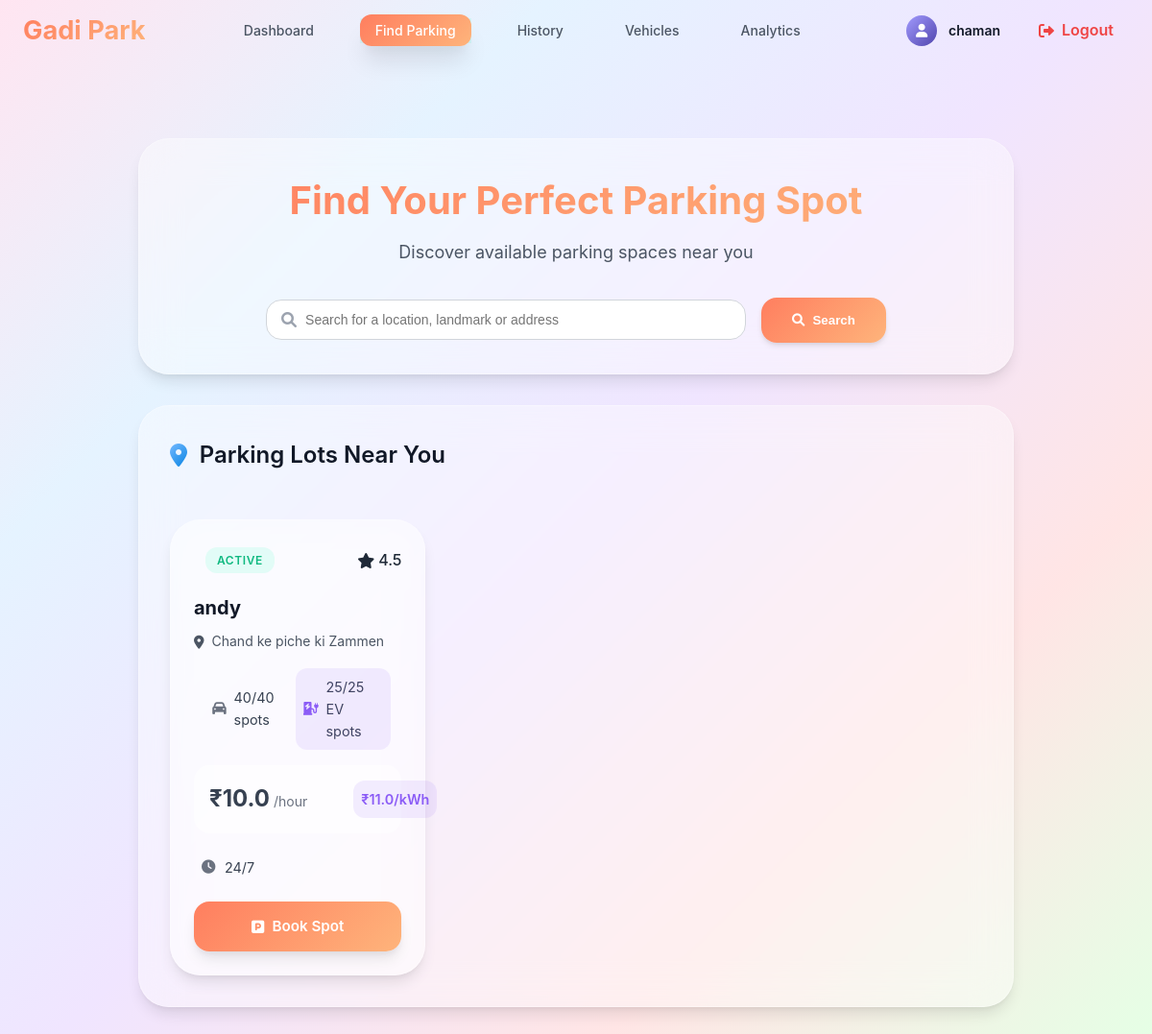
/find_parking (signed in), run on an earlier commit of the app's database.
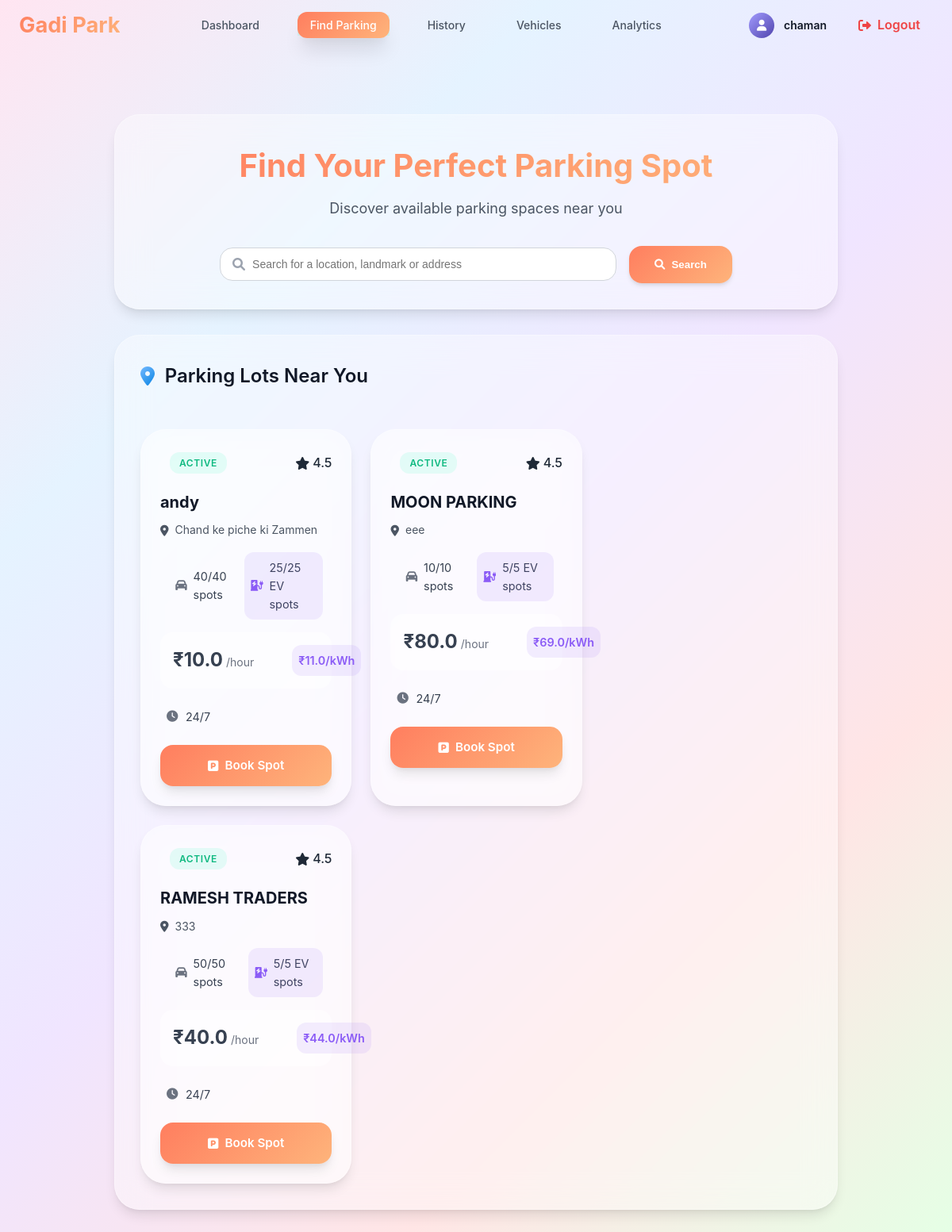
And on a later commit of the database.
### models/user.py (models this page shows, shortened)
class User(db.Model):
    __tablename__ = 'users'
    id=db.Column(db.Integer,primary_key=True)
    username=db.Column(db.String(80),unique=True,nullable=False)
    password_hash=db.Column(db.String(128),nullable=False)
    full_name=db.Column(db.String(80),nullable=True)
    is_admin=db.Column(db.Boolean,default=False)
    wallet_balance=db.Column(db.Float,default=0.00)
    total_parkings=db.Column(db.Integer,default=0)
    total_spendings=db.Column(db.Float,default=0)
    registration_date=db.Column(db.DateTime,default=db.func.current_timestamp())

### models/parking_lot.py (models this page shows, shortened)
class ParkingLot(db.Model):
    __tablename__ = 'parking_lots'
    id = db.Column(db.Integer, primary_key=True)
    name= db.Column(db.String(80), unique=True, nullable=False)
    address = db.Column(db.String(200), nullable=False)
    pincode = db.Column(db.String(10), nullable=False)
    hourly_rate = db.Column(db.Float, nullable=False)
    total_spots = db.Column(db.Integer, nullable=False)
    occupied_regular_spots = db.Column(db.Integer, default=0)
    occupied_ev_spots = db.Column(db.Integer, default=0)
    ev_spots = db.Column(db.Integer, default=0)
    ev_charging_rate = db.Column(db.Float, nullable=True)
    opening_time = db.Column(db.String(10), nullable=True)
    closing_time = db.Column(db.String(10), nullable=True)
    is_24_hours = db.Column(db.Boolean, default=False)
    description = db.Column(db.String(200), nullable=True)

### routes/user.py (the view)
@user_bp.route('/find_parking',methods=['POST','GET'])
@login_required
@user_required
def find_parking():
    user=User.query.get(session.get('user_id'))
    vehicles=Vehicle.query.filter_by(user_id=user.id)
    lots=ParkingLot.query.all()
    lot_id=request.args.get('lot_id')
    current_booking_time= request.args.get('current_booking_time')
    current_booking_date= request.args.get('current_booking_date')
    is_booked_by_user=Booking.query.filter_by(user_id=user.id).first()
    if is_booked_by_user:
        flash('You have any active bookings.', 'error')
        return redirect(url_for('user.user_dashboard'))
    lot = None
    if request.method == 'GET' and lot_id:
        lot = ParkingLot.query.filter_by(id=lot_id).first()
    return render_template('find_parking.html',lots=lots,lot=lot,vehicles=vehicles,current_booking_time=current_booking_time,current_booking_date=current_booking_date,user=user)

### Templates/find_parking.html (shortened to what this page needs)
{% extends "base.html" %}
{% block style %}
<link rel="stylesheet" href="{{url_for('static',filename='css/base.css')}}">
<link rel="stylesheet" href="{{url_for('static',filename='css/find_parking.css')}}">
<link rel="stylesheet" href="{{url_for('static',filename='css/modal.css')}}">
<link rel="stylesheet" href="https://cdnjs.cloudflare.com/ajax/libs/font-awesome/6.0.0/css/all.min.css">
{% endblock %}
{% block content %}
{% include "user_navbar.html" %}
<div class="user-main-content">
    <div class="search-section bg">
        <div class="search-header">
            <h1>Find Your Perfect Parking Spot</h1>
            <p>Discover available parking spaces near you</p>
        </div>
        <form action="" class="search-form">
            <div class="search-container" id="search-container">
                <div class="search-box">
                    <i class="fas fa-search"></i>
                    <input type="search" placeholder="Search for a location, landmark or address" class="search-input">
                </div>
                <button type="submit" class="search-btn">
                    <i class="fas fa-search"></i>
                    Search
                </button>
            </div>
        </form>
    </div>
    <div class="parking-lots-section bg" style="padding: 2rem;">
        <div class="parking-header" >
            <h2>
                <i class="fas fa-map-marker-alt"></i>
                Parking Lots Near You
            </h2>
        </div>
        <div class="parking-lots-card-container">
            {% for lot in lots %}
            <div class="parking-lot-card bg" id="parking-lot-card" >
                <div class="card-header">
                    <div class="lot-status">
                        {% if lot.total_spots + lot.ev_spots == lot.occupied_regular_spots + lot.occupied_ev_spots %}
                            <div class="full lot-status">
                                Full
                            </div>
                        {% else %}
                            <div class="active lot-status">
                                Active
                            </div>
                        {% endif %}
                    </div>
                    <div class="lot-rating">
                        <i class="fas fa-star"></i>
                        <span>4.5</span>
                    </div>
                </div>
                <div class="card-content">
                    <h3 class="lot-name">{{ lot.name }}</h3>
                    <p class="lot-address">
                        <i class="fas fa-map-marker-alt"></i>
                        {{ lot.address }}
                    </p>
                    <div class="lot-features">
                        <div class="feature">
                            <i class="fas fa-car"></i>
                            <span>{{ lot.total_spots - lot.occupied_regular_spots }}/{{ lot.total_spots }} spots</span>
                        </div>
                        {% if lot.ev_spots > 0 %}
                        <div class="feature ev">
                            <i class="fas fa-charging-station"></i>
                            <span>{{ lot.ev_spots - lot.occupied_ev_spots }}/{{ lot.ev_spots }} EV spots</span>
                        </div>
                        {% endif %}
                    </div>
                    <div class="pricing-info">
                        <div class="price-main">
                            <span class="price">₹{{ lot.hourly_rate }}</span>
                            <span class="price-unit">/hour</span>
                        </div>
                        {% if lot.ev_spots > 0 %}
                        <div class="price-ev">
                            <span class="ev-price">₹{{ lot.ev_charging_rate }}/kWh</span>
                        </div>
                        {% endif %}
                    </div>
                    <div class="feature">
                        <i class="fas fa-clock"></i>
                        <span>
                            {% if lot.is_24_hours %}
                                24/7
                            {% else %}
                                {{ lot.opening_time }} - {{ lot.closing_time }}
                            {% endif %}
                        </span>
                    </div>
                </div>
                <div class="card-actions">
                    {% if lot.total_spots + lot.ev_spots == lot.occupied_regular_spots + lot.occupied_ev_spots %}
                    {%else%}
                    <a href="{{ url_for('booking.booking', lot_id=lot.id) }}" class="book-spot-btn btn-style">
                        <i class="fas fa-parking"></i>
                        Book Spot
                    </a>
                    {%endif%}
                </div>
            </div>
            {% endfor %}
            </div>
        </div>
    </div>
{% endblock %}

### Templates/base.html (shortened to what this page needs)
<!DOCTYPE html>
<html lang="en">
<head>
    <link rel="stylesheet" href="https://cdnjs.cloudflare.com/ajax/libs/font-awesome/6.0.0/css/all.min.css">
    <link rel="stylesheet" href="{{url_for('static',filename='css/base.css')}}">
    {%block style %}{%endblock%}
</head>
<body>
    {% block content %}
    {% endblock %}
</body>
</html>

### Templates/user_navbar.html
{%extends "base.html" %}
{%block style%}
<link rel="stylesheet" href="{{url_for('static',filename='css/user_navbar.css')}}">
{%endblock%}
{%block content %}
{% set current_path = request.path %}
<nav class="top-navbar">
        <div class="nav-container">
            <div class="logo">
                <h2>Gadi Park</h2>
            </div>
            <ul class="nav-links">
                <li class="{% if current_path == url_for('user.user_dashboard')%}active{%endif%}"><a href="{{ url_for('user.user_dashboard') }}">Dashboard</a></li>
                <li class="{% if current_path == url_for('user.find_parking')%}active{%endif%}"><a href="{{ url_for('user.find_parking') }}">Find Parking</a></li>
                <li class="{% if current_path == url_for('user_activity.history')%}active{%endif%}"><a href="{{url_for('user_activity.history')}}">History</a></li>
                <li class="{% if current_path == url_for('user.vehicle')%}active{%endif%}"><a href="{{url_for('user.vehicle')}}">Vehicles</a></li>
                <li><a href="#">Analytics</a></li>
            </ul>
            <div class="user-actions">
                <div class="user-profile">
                    <div class="profile-avatar"><i class="fa-solid fa-user"></i></div>
                    <span class="user-name">{{ user.full_name }}</span>
                </div>
                <a href="{{url_for('auth.logout')}}" class="logout-btn">
                    <i class="fas fa-sign-out-alt"></i>
                    <span>Logout</span>
                </a>
            </div>
        </div>
    </nav>
{%endblock%}

### Static/css/base.css (style rules this page uses)
:root { --main-gradient: linear-gradient(135deg, #ff7e5f 0%, #feb47b 100%); --gradient-blue: linear-gradient(135deg, #74b9ff 0%, #0984e3 100%); --gradient-purple: linear-gradient(135deg, #a29bfe 0%, #5044ad 100%); --gradient-pink: linear-gradient(135deg, #fd79a8 0%, #ff47fc 100%); --gradient-green: linear-gradient(135deg, #00b894 0%, #55efc4 100%); --gradient-orange: linear-gradient(135deg, #e17055 0%, #fdcb6e 100%); --gradient-red: linear-gradient(135deg, #e17055 0%, #ff1100 100%); --gradient-gray: linear-gradient(135deg, #dfe6e992 0%, #b2bec399 100%); --bg-gradient-main: linear-gradient(135deg, #FFE5F1 0%, #E5F3FF 25%, #F0E5FF 50%, #FFE5E5 75%, #E5FFE5 100%); --bg-gradient-soft: linear-gradient(135deg, #ffeaa7 0%, #fab1a0 100%); --bg-gradient-cool: linear-gradient(135deg, #a8edea 0%, #fed6e3 100%); --white: #ffffff; --gray-50: #f9fafb; --gray-100: #f3f4f6; --gray-200: #e5e7eb; --gray-300: #d1d5db; --gray-400: #9ca3af; --gray-500: #6b7280; --gray-600: #4b5563; --gray-700: #374151; --gray-800: #1f2937; --gray-900: #111827; --shadow-sm: 0 1px 2px 0 rgba(0, 0, 0, 0.05); --shadow: 0 1px 3px 0 rgba(0, 0, 0, 0.1), 0 1px 2px 0 rgba(0, 0, 0, 0.06); --shadow-md: 0 4px 6px -1px rgba(0, 0, 0, 0.1), 0 2px 4px -1px rgba(0, 0, 0, 0.06); --shadow-lg: 0 10px 15px -3px rgba(0, 0, 0, 0.1), 0 4px 6px -2px rgba(0, 0, 0, 0.05); --shadow-xl: 0 20px 25px -5px rgba(0, 0, 0, 0.1), 0 10px 10px -5px rgba(0, 0, 0, 0.04); --shadow-2xl: 0 20px 25px -5px rgba(0, 0, 0, 0.208), 0 10px 10px -5px rgba(0, 0, 0, 0.04); --radius-sm: 0.375rem; --radius: 0.5rem; --radius-md: 0.75rem; --radius-lg: 1rem; --radius-xl: 1.5rem; --radius-2xl: 2rem; --available-color: #10b924aa; --occupied-color: #ef4444; --ev-color: #8b5cf6; --regular-color:#ffc0cb; --transition: all 0.3s cubic-bezier(0.4, 0, 0.2, 1); }
* { margin: 0; padding: 0; box-sizing: border-box; }
body { font-family: 'Inter', sans-serif; background: var(--bg-gradient-main); color: var(--gray-800); line-height: 1.6; height: 100%; }
.user-main-content { width: 80%; margin: 0 auto; padding: 80px 1.5rem 2rem; }
.bg { background: rgba(255, 255, 255, 0.4); backdrop-filter: blur(20px); border-radius: var(--radius-2xl); box-shadow: var(--shadow-lg); border: 1px solid rgba(255, 255, 255, 0.3); }
.btn-style { background: var(--main-gradient); color: white; border: none; padding: 0.875rem 1.5rem; border-radius: var(--radius-lg); font-weight: 600; cursor: pointer; transition: var(--transition); display: flex; align-items: center; gap: 0.5rem; box-shadow: var(--shadow-lg); font-size: 0.95rem; }
.search-container { display: flex; justify-content: space-between; align-items: center; gap: 3rem; }
.search-box { position: relative; flex: 1; max-width: 500px; display: flex; gap: 0.5rem; }
.search-box i { position: absolute; left: 1rem; top: 50%; transform: translateY(-50%); color: var(--gray-400); }
.search-btn { display: flex; align-items: center; gap: 0.5rem; padding: 1rem 2rem; background: var(--main-gradient); color: var(--white); border: none; border-radius: var(--radius-lg); font-weight: 600; cursor: pointer; transition: var(--transition); box-shadow: var(--shadow-md); }
.search-box input { width: 100%; padding: 0.75rem 1rem 0.75rem 2.5rem; border: 1px solid var(--gray-300); border-radius: var(--radius-lg); font-size: 0.875rem; background: var(--white); transition: var(--transition); }
.parking-lots-section { padding: 2rem; }
.parking-lots-card-container { display: flex; flex-wrap: wrap; gap: 1.5rem; margin-top: 1.5rem; }
.parking-lot-card { padding: 1.5rem; transition: var(--transition); }
.card-header { display: flex; justify-content: space-between; align-items: center; margin-bottom: 1rem; }
.lot-status { padding: 0.25rem 0.75rem; border-radius: var(--radius-md); font-size: 0.75rem; font-weight: 600; text-transform: uppercase; letter-spacing: 0.05em; }
.active { background: rgba(17, 255, 176, 0.1); color: #10b981; }
.card-content h3 { font-size: 1.25rem; font-weight: 700; color: var(--gray-900); margin-bottom: 0.5rem; }
.lot-address { display: flex; align-items: center; gap: 0.5rem; color: var(--gray-600); margin-bottom: 0.25rem; font-size: 0.875rem; }
.booking-date, .user-name-small, .lot-name, .start-time, .amount { font-weight: 500; color: var(--gray-900); }

What changed in the data, as far as the page shows it:
added ParkingLot: shows "ACTIVE", name "MOON PARKING", address "eee", lot.total_spots-lot.occupied_regular_spots "10", total_spots "10", lot.ev_spots-lot.occupied_ev_spots "5", ev_spots "5", hourly_rate "80.0", ev_charging_rate "69.0", is_24_hours "24/7"
added ParkingLot: shows "ACTIVE", name "RAMESH TRADERS", address "333", lot.total_spots-lot.occupied_regular_spots "50", total_spots "50", lot.ev_spots-lot.occupied_ev_spots "5", ev_spots "5", hourly_rate "40.0", ev_charging_rate "44.0", is_24_hours "24/7"
